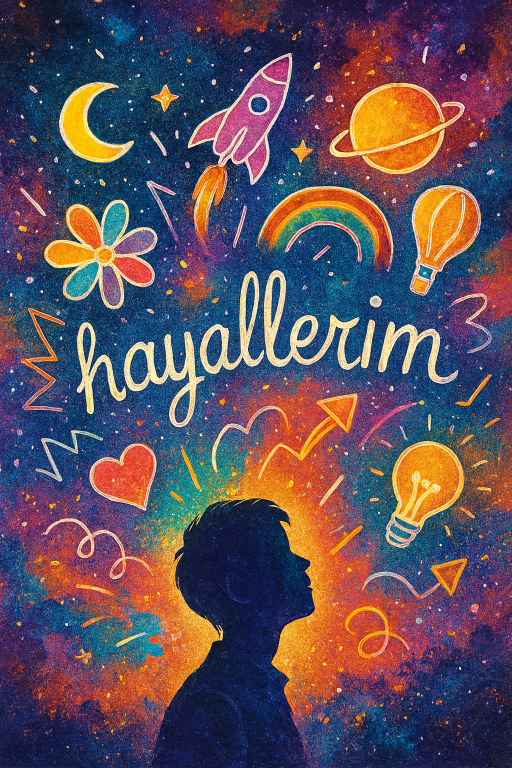
#> input picture copilot.png, 1024 x 1536 px (shown at 1/2 size)
$ python -i 'Error Level Analysis (ELA).py'   (imports and definitions only)
#> lines starting #> are read from the running program, lines starting #| are printed output that depends on the picture; after the words box and inside, x2 and y2 are one past the last pixel; in counts of white or black regions, pixels touching at a corner belong together
# =============================================================================
# DEEPFAKE DETECTION - FORENSIC ANALYSIS TOOLKIT
# Author: Ali Köroğlu
# =============================================================================

import os
import tempfile
import numpy as np
import cv2
from PIL import Image, ImageChops
from PIL.ExifTags import TAGS
from datetime import datetime

# =============================================================================
# 1. ERROR LEVEL ANALYSIS (ELA)
# =============================================================================

def analyze_ela(image_path):
    """
    ELA Analizi - JPEG manipülasyon tespiti

    TESPİT KRİTERLERİ:
    - Homojenlik Skoru < 0.3  → Şüpheli
    - Bölgesel Varyans > 50   → Manipülasyon olası
    - Edge Consistency < 0.6  → Anomali
    """
#> called with image_path = 'copilot.png'
    original = Image.open(image_path).convert("RGB")
#> original is the input picture: PIL image 1024x1536 RGB; mean R, G, B 94.9, 77.9, 90.9

    # Çoklu kalite seviyesi analizi
    qualities = [75, 85, 95]
    ela_maps = []

    for q in qualities:
        with tempfile.NamedTemporaryFile(suffix=".jpg", delete=False) as tmp:
            original.save(tmp.name, "JPEG", quality=q)
            compressed = Image.open(tmp.name).convert("RGB")

            diff = ImageChops.difference(original, compressed)
            diff_np = np.array(diff)

            # Normalize (0-255)
            normalized = cv2.normalize(diff_np, None, 0, 255, cv2.NORM_MINMAX)
            ela_maps.append(normalized)
            os.remove(tmp.name)

    # Ortalama ELA haritası
    final_ela = np.mean(ela_maps, axis=0).astype(np.uint8)

    # KRİTERLER HESAPLAMA
    # 1. Homojenlik (tüm görüntüde benzer mi?)
    gray_ela = cv2.cvtColor(final_ela, cv2.COLOR_RGB2GRAY)
    homogeneity = 1 - (np.std(gray_ela) / (np.mean(gray_ela) + 1e-5))
#> homogeneity = 0.373

    # 2. Bölgesel Varyans (grid tabanlı)
    h, w = gray_ela.shape
#> h = 1536; w = 1024
    grid_size = 32
    variances = []

    for i in range(0, h, grid_size):
        for j in range(0, w, grid_size):
            block = gray_ela[i:i+grid_size, j:j+grid_size]
            if block.size > 0:
                variances.append(np.var(block))
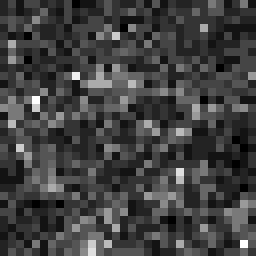
#> block: shape (32, 32) (shown 8 times larger); min 1, max 16, mean 4.73; drawn with min black and max white
#> after the loop, variances = 1536 values, max 138.3 at index 942, min 1.33 at index 1132, mean 24.75

    regional_variance = np.std(variances) if variances else 0
#> regional_variance = 18.16

    # 3. Edge Consistency (kenarlar tutarlı mı?)
    edges = cv2.Canny(gray_ela, 50, 150)
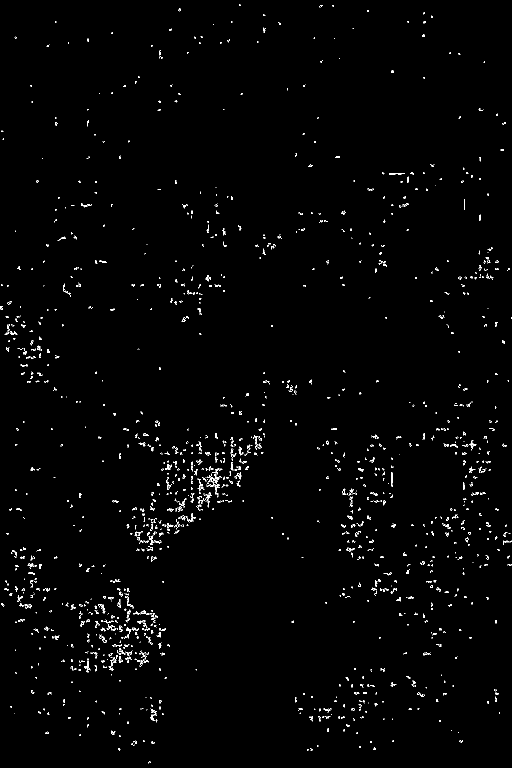
#> edges: shape (1536, 1024) (shown at 1/2 size); 1.1% white in thin lines or dots
    edge_density = np.sum(edges > 0) / edges.size
#> edge_density = 0.0109

    # SKOR HESAPLAMA (0-100)
    manipulation_score = 0

    if homogeneity < 0.3:
        manipulation_score += 35
    if regional_variance > 50:
        manipulation_score += 40
    if edge_density > 0.15:  # Çok fazla ELA kenarı
        manipulation_score += 25

    # Görselleştirme
    heatmap = cv2.applyColorMap(gray_ela, cv2.COLORMAP_JET)
#|     ✓ Manipülasyon Skoru: 0/100

    return {
        'ela_map': final_ela,
        'heatmap': heatmap,
        'manipulation_score': manipulation_score,
        'metrics': {
            'homogeneity': round(homogeneity, 3),
            'regional_variance': round(regional_variance, 2),
            'edge_density': round(edge_density, 3)
        }
    }


# =============================================================================
# 2. FAST FOURIER TRANSFORM (FFT) ANALYSIS
# =============================================================================

def analyze_fft(image_path):
    """
    FFT Analizi - Frekans alanı anomali tespiti

    TESPİT KRİTERLERİ:
    - Yüksek Frekans Oranı > 0.4 → AI üretimi olası
    - Merkez Yoğunluğu > 0.7      → Doğal olmayan dağılım
    - Spektral Düzgünlük < 0.25   → Sentetik görüntü
    """
#> called with image_path = 'copilot.png'
    img = cv2.imread(image_path, cv2.IMREAD_GRAYSCALE)
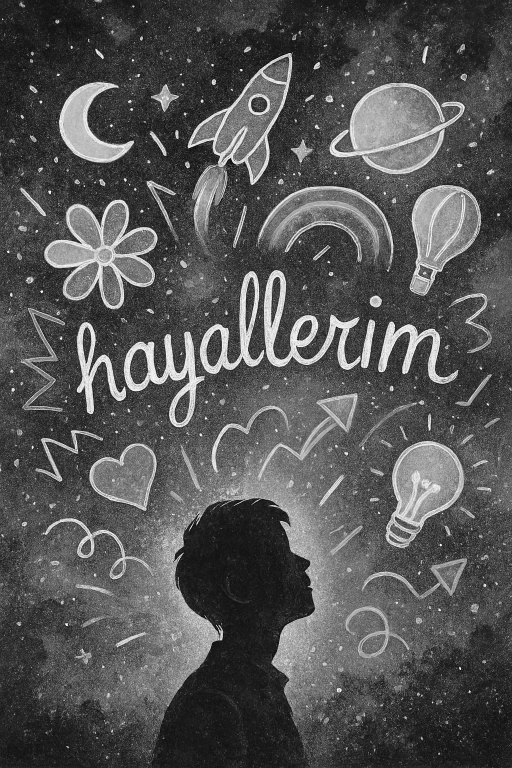
#> img: shape (1536, 1024) (shown at 1/2 size); min 0, max 255, mean 84

    # FFT hesaplama
    f_transform = np.fft.fft2(img)
    f_shift = np.fft.fftshift(f_transform)
    magnitude = np.abs(f_shift)

    # Log transform (görselleştirme için)
    magnitude_log = np.log1p(magnitude)
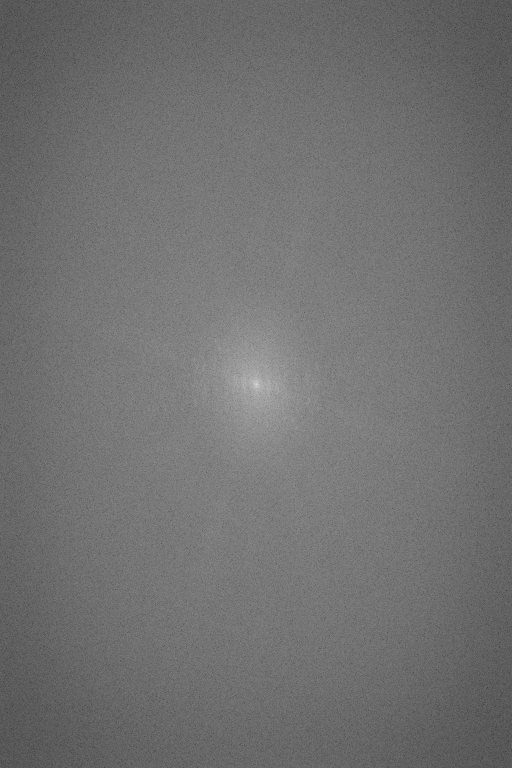
#> magnitude_log: shape (1536, 1024) float64 (shown at 1/2 size); min 2.53, max 18.7, mean 9.7; drawn with min black and max white

    # KRİTERLER HESAPLAMA
    h, w = magnitude.shape
#> h = 1536; w = 1024
    center_y, center_x = h // 2, w // 2
#> center_y = 768; center_x = 512

    # 1. Yüksek Frekans Oranı
    radius = min(h, w) // 4
#> radius = 256
    y, x = np.ogrid[:h, :w]
#> y = 1536 values from 0 to 1535
    mask_low = (x - center_x)**2 + (y - center_y)**2 <= radius**2
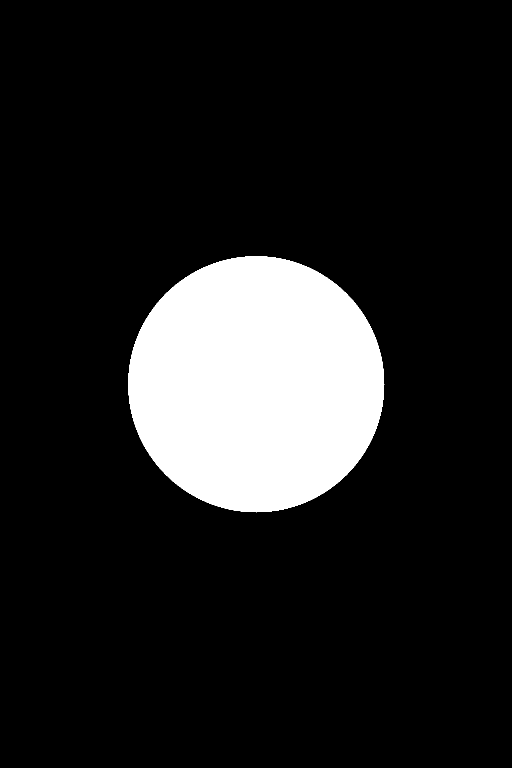
#> mask_low: shape (1536, 1024) bool (shown at 1/2 size); 13.1% white; 1 white region, box (x1, y1, x2, y2) and area: (256, 512, 769, 1025) 205861

    low_freq_energy = np.sum(magnitude[mask_low])
#> low_freq_energy = 1.68e+10
    total_energy = np.sum(magnitude)
#> total_energy = 4.27e+10
    high_freq_ratio = 1 - (low_freq_energy / total_energy)
#> high_freq_ratio = 0.606

    # 2. Merkez Yoğunluğu
    center_region = magnitude[
        center_y-radius:center_y+radius,
        center_x-radius:center_x+radius
    ]
    center_intensity = np.mean(center_region) / (np.mean(magnitude) + 1e-5)
#> center_intensity = 2.66

    # 3. Spektral Düzgünlük
    distances = np.sqrt((x - center_x)**2 + (y - center_y)**2).astype(int)
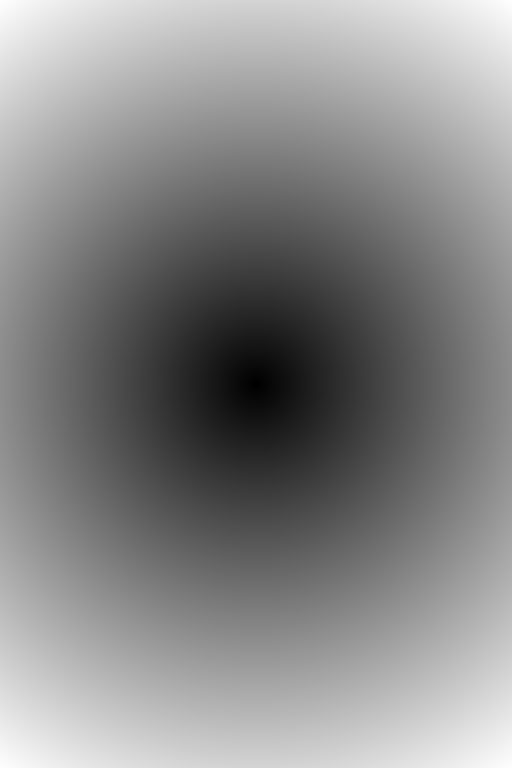
#> distances: shape (1536, 1024) int64 (shown at 1/2 size); min 0, max 923, mean 495.2; drawn with min black and max white
    radial_profile = []

    for r in range(1, min(h, w) // 2):
        mask = (distances == r)
        if np.sum(mask) > 0:
            radial_profile.append(np.mean(magnitude[mask]))
#> after the loop, radial_profile = 511 values, max 6613144.3 at index 0, min 17811.8 at index 508, mean 140936.1

    spectral_smoothness = np.std(radial_profile) / (np.mean(radial_profile) + 1e-5)
#> spectral_smoothness = 3.53

    # SKOR HESAPLAMA
    ai_score = 0

    if high_freq_ratio > 0.4:
        ai_score += 30
    if center_intensity > 0.7:
        ai_score += 45
    if spectral_smoothness < 0.25:
        ai_score += 25

    # Görselleştirme
    spectrum_vis = cv2.normalize(magnitude_log, None, 0, 255, cv2.NORM_MINMAX).astype(np.uint8)
    spectrum_colored = cv2.applyColorMap(spectrum_vis, cv2.COLORMAP_VIRIDIS)
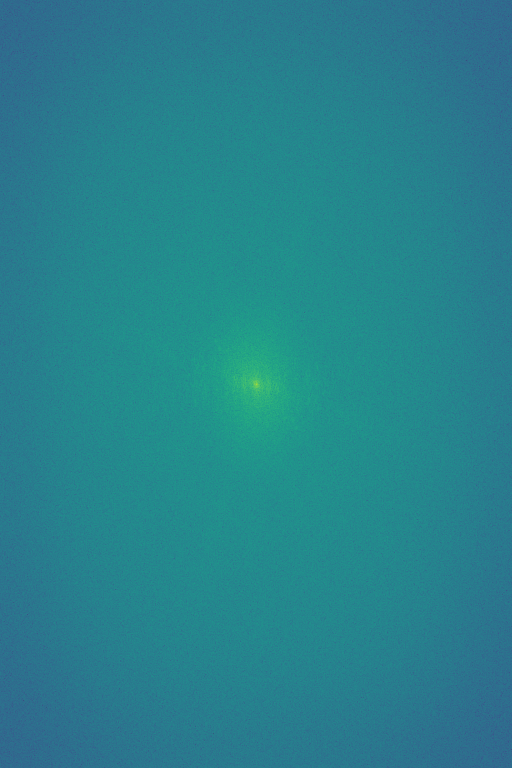
#> spectrum_colored: shape (1536, 1024, 3) (shown at 1/2 size); mean B, G, R 141.2, 130, 38.3

    return {
        'spectrum': spectrum_colored,
        'ai_score': ai_score,
        'metrics': {
            'high_freq_ratio': round(high_freq_ratio, 3),
            'center_intensity': round(center_intensity, 3),
            'spectral_smoothness': round(spectral_smoothness, 3)
        }
    }


# =============================================================================
# 3. METADATA ANALYSIS
# =============================================================================

def analyze_metadata(image_path):
    """
    Metadata Analizi - EXIF ve dosya bilgisi kontrolü
    """
    img = Image.open(image_path)

    suspicious_score = 0
    flags = []
    exif_dict = {}

    # EXIF verisi var mı?
    exif_data = img.getexif()

    if not exif_data:
        suspicious_score += 40
        flags.append("EXIF verisi yok (AI üretimi veya temizlenmiş)")
    else:
        exif_dict = {TAGS.get(k, k): v for k, v in exif_data.items()}

        # Software kontrolü
        software_keywords = [
            'midjourney', 'dall-e', 'stable diffusion', 'ai',
            'generator', 'synthetic', 'openai', 'comfyui'
        ]

        if 'Software' in exif_dict:
            software = str(exif_dict['Software']).lower()
            if any(kw in software for kw in software_keywords):
                suspicious_score += 50
                flags.append(f"AI yazılımı tespit edildi: {exif_dict['Software']}")

        # Kamera modeli kontrolü
        if 'Model' not in exif_dict and 'Make' not in exif_dict:
            suspicious_score += 25
            flags.append("Kamera bilgisi eksik")

        # Tarih tutarlılığı
        if 'DateTime' in exif_dict:
            try:
                dt = datetime.strptime(exif_dict['DateTime'], '%Y:%m:%d %H:%M:%S')
                if dt.year < 2000 or dt > datetime.now():
                    suspicious_score += 20
                    flags.append("Tarih anomalisi tespit edildi")
            except:
                pass

    # Dosya özellikleri
    file_stats = os.stat(image_path)
    file_size = file_stats.st_size

    # PNG ama EXIF var (şüpheli)
    if image_path.lower().endswith('.png') and exif_data:
        suspicious_score += 15
        flags.append("PNG formatında EXIF (olağandışı)")

    # Çok küçük dosya boyutu
    if file_size < 100 * 1024:  # 100 KB
        suspicious_score += 10
        flags.append("Olağandışı küçük dosya boyutu")

    return {
        'suspicious_score': min(suspicious_score, 100),
        'flags': flags,
        'exif_data': exif_dict if exif_data else None,
        'file_size_kb': round(file_size / 1024, 2)
    }


# =============================================================================
# 4. GRAD-CAM (Model gerektirir - opsiyonel)
# =============================================================================

# [58 lines left out: function generate_gradcam, not called in this run]


# =============================================================================
# 5. COMPREHENSIVE ANALYSIS
# =============================================================================

def comprehensive_analysis(image_path, model=None):
    """
    Tüm analizleri birleştiren ana fonksiyon
    """
    print(f"\n{'='*60}")
    print(f"  DEEPFAKE DETECTION - FORENSIC ANALYSIS")
    print(f"{'='*60}\n")
    print(f"📁 Analiz edilen dosya: {os.path.basename(image_path)}\n")

    results = {}

    # 1. ELA Analizi
    print("🔍 [1/3] ELA analizi yapılıyor...")
    results['ela'] = analyze_ela(image_path)
    print(f"    ✓ Manipülasyon Skoru: {results['ela']['manipulation_score']}/100")

    # 2. FFT Analizi
    print("🔍 [2/3] FFT analizi yapılıyor...")
    results['fft'] = analyze_fft(image_path)
    print(f"    ✓ AI Skoru: {results['fft']['ai_score']}/100")
#|     ✓ AI Skoru: 75/100

    # 3. Metadata Analizi
    print("🔍 [3/3] Metadata analizi yapılıyor...")
    results['metadata'] = analyze_metadata(image_path)
    print(f"    ✓ Şüpheli Skor: {results['metadata']['suspicious_score']}/100")
#|     ✓ Şüpheli Skor: 40/100

    # 4. Model Tahmini (varsa)
    if model:
        print("\n🤖 Model tahmini yapılıyor...")
        results['gradcam'] = generate_gradcam(model, image_path)

    # GENEL SKOR HESAPLAMA
    weights = {
        'ela': 0.25,
        'fft': 0.30,
        'metadata': 0.20,
        'model': 0.25
    }

    final_score = (
        results['ela']['manipulation_score'] * weights['ela'] +
        results['fft']['ai_score'] * weights['fft'] +
        results['metadata']['suspicious_score'] * weights['metadata']
    )
#> final_score = 30.5

    if model and results.get('gradcam'):
        model_score = 100 if results['gradcam']['prediction_class'] == 1 else 0
        final_score += model_score * results['gradcam']['confidence'] * weights['model']

    # Karar
    if final_score < 30:
        verdict = "✅ GERÇEK (Real)"
        confidence = "Yüksek"
        color = "\033[92m"  # Yeşil
    elif final_score < 60:
        verdict = "⚠️  BELİRSİZ (Uncertain)"
        confidence = "Orta - Uzman incelemesi önerilir"
        color = "\033[93m"  # Sarı
    else:
        verdict = "❌ SAHTEKARLı (Fake/AI Generated)"
        confidence = "Yüksek"
        color = "\033[91m"  # Kırmızı

    results['final'] = {
        'score': round(final_score, 2),
        'verdict': verdict,
        'confidence': confidence
    }

    # Sonuçları yazdır
    print(f"\n{'='*60}")
    print(f"{color}  SONUÇ: {verdict}\033[0m")
    print(f"  Güven Seviyesi: {confidence}")
    print(f"  Genel Skor: {results['final']['score']}/100")
#|   Genel Skor: 30.5/100
    print(f"{'='*60}\n")

    return results


# =============================================================================
# 6. HTML REPORT GENERATOR
# =============================================================================

# [117 lines left out: function generate_report, not called in this run]


# =============================================================================
# 7. MAIN - TEST KISMI
# =============================================================================

# [25 lines not run here, left out]

>>> result = comprehensive_analysis('copilot.png')
#> result = 4 items
